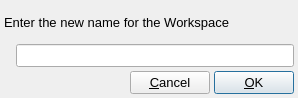
<?xml version="1.0" encoding="UTF-8"?>
<ui version="4.0">
 <class>GetWorkspaceNameDialog</class>
 <widget class="QDialog" name="GetWorkspaceNameDialog">
  <property name="windowModality">
   <enum>Qt::ApplicationModal</enum>
  </property>
  <property name="geometry">
   <rect>
    <x>0</x>
    <y>0</y>
    <width>298</width>
    <height>98</height>
   </rect>
  </property>
  <property name="font">
   <font>
    <pointsize>10</pointsize>
   </font>
  </property>
  <property name="windowTitle">
   <string>Workspace Name</string>
  </property>
  <property name="windowIcon">
   <iconset resource="main.qrc">
    <normaloff>:/tabs/icons/tabs_workspace.svg</normaloff>:/tabs/icons/tabs_workspace.svg</iconset>
  </property>
  <layout class="QVBoxLayout" name="verticalLayout">
   <property name="spacing">
    <number>4</number>
   </property>
   <property name="leftMargin">
    <number>4</number>
   </property>
   <property name="topMargin">
    <number>4</number>
   </property>
   <property name="rightMargin">
    <number>4</number>
   </property>
   <property name="bottomMargin">
    <number>4</number>
   </property>
   <item>
    <widget class="QLabel" name="DescriptionLabel">
     <property name="text">
      <string>Enter the new name for the Workspace</string>
     </property>
     <property name="wordWrap">
      <bool>true</bool>
     </property>
    </widget>
   </item>
   <item>
    <layout class="QHBoxLayout" name="horizontalLayout">
     <property name="spacing">
      <number>4</number>
     </property>
     <item>
      <widget class="CheckIndicator" name="NameIndicator">
       <property name="sizePolicy">
        <sizepolicy hsizetype="Minimum" vsizetype="Minimum">
         <horstretch>0</horstretch>
         <verstretch>0</verstretch>
        </sizepolicy>
       </property>
       <property name="text">
        <string/>
       </property>
      </widget>
     </item>
     <item>
      <widget class="QLineEdit" name="NameEdit"/>
     </item>
    </layout>
   </item>
   <item>
    <layout class="QHBoxLayout" name="horizontalLayout_2">
     <property name="spacing">
      <number>4</number>
     </property>
     <item>
      <spacer name="horizontalSpacer">
       <property name="orientation">
        <enum>Qt::Horizontal</enum>
       </property>
       <property name="sizeHint" stdset="0">
        <size>
         <width>40</width>
         <height>20</height>
        </size>
       </property>
      </spacer>
     </item>
     <item>
      <widget class="QPushButton" name="CancelButton">
       <property name="text">
        <string>&amp;Cancel</string>
       </property>
       <property name="autoDefault">
        <bool>false</bool>
       </property>
      </widget>
     </item>
     <item>
      <widget class="QPushButton" name="OKButton">
       <property name="text">
        <string>&amp;OK</string>
       </property>
       <property name="autoDefault">
        <bool>false</bool>
       </property>
       <property name="default">
        <bool>true</bool>
       </property>
      </widget>
     </item>
    </layout>
   </item>
  </layout>
 </widget>
 <customwidgets>
  <customwidget>
   <class>CheckIndicator</class>
   <extends>QLabel</extends>
   <header>gui/widgets/checkindicator.hui</header>
  </customwidget>
 </customwidgets>
 <resources>
  <include location="main.qrc"/>
 </resources>
 <connections/>
</ui>
